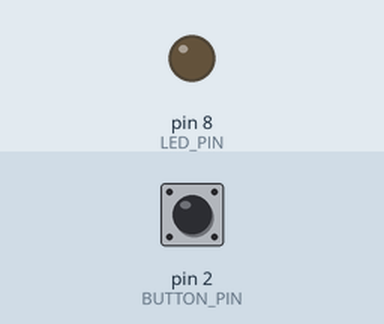
Recording of a sketch running on a simulated Arduino Uno, built with avr-gcc and run on an emulated ATmega328P. Shown: output pins drawn as LEDs (lit = HIGH). The test bench sets the inputs (shaded band); at power-on: pin 2 (BUTTON_PIN) HIGH.

Above: at 1.2 s.
1.3 s: pin 2 (BUTTON_PIN) pulled LOW for 0.15 s
At 2.5 s:
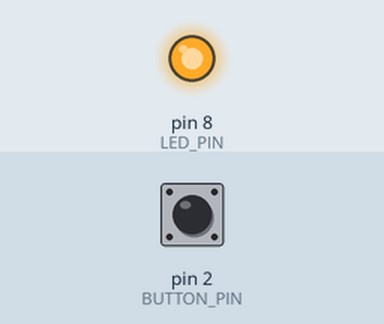
2.9 s: pin 2 (BUTTON_PIN) pulled LOW for 1 s
At 5.0 s:
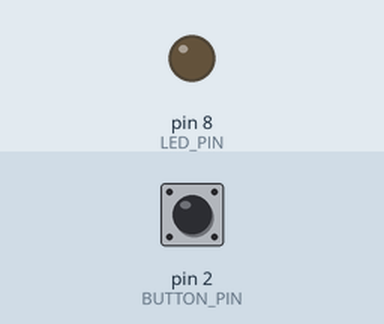
5.4 s: pin 2 (BUTTON_PIN) pulled LOW for 3.2 s
At 9.8 s:
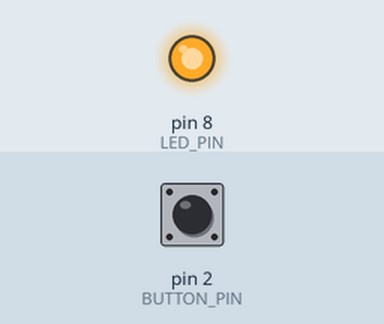
Timing chart, 0 to 11.3 s (numbered marks = the images above; inputs shaded):
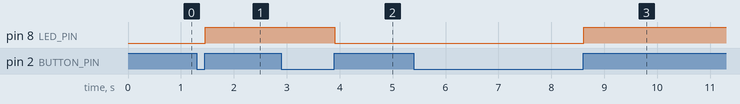

The sketch:

led_button.ino
```cpp
/**
 * Controlling a LED with button project
 *
 * A simple Arduino program to control state of a LED using
 * a button. This program employs dual safety procedure
 * to check about the button before toggling the state of LED,
 * this is because of the jitter in voltage that is generated when the
 * button is pressed.
 *
 */

const int BUTTON_PIN = 2;
const int LED_PIN = 8;

volatile int state = LOW;

void toggle_led() {
    state = !state;
    digitalWrite(LED_PIN, state);
}

void setup() {
    pinMode(BUTTON_PIN, INPUT);
    pinMode(LED_PIN, OUTPUT);
}

void loop() {
    if (digitalRead(BUTTON_PIN) == LOW) {
        delay(10);
        if (digitalRead(BUTTON_PIN) == LOW) {
            while (digitalRead(BUTTON_PIN) == LOW);
            delay(10);
	          while (digitalRead(BUTTON_PIN) == LOW);
	          toggle_led();
	      }
    }
}
```

Measured:
- after the input at 1.3 s, pin 8 (LED_PIN): LOW → HIGH after 0.16 s
- after the input at 2.9 s, pin 8 (LED_PIN): HIGH → LOW after 1.0 s
- after the input at 5.4 s, pin 8 (LED_PIN): LOW → HIGH after 3.2 s
